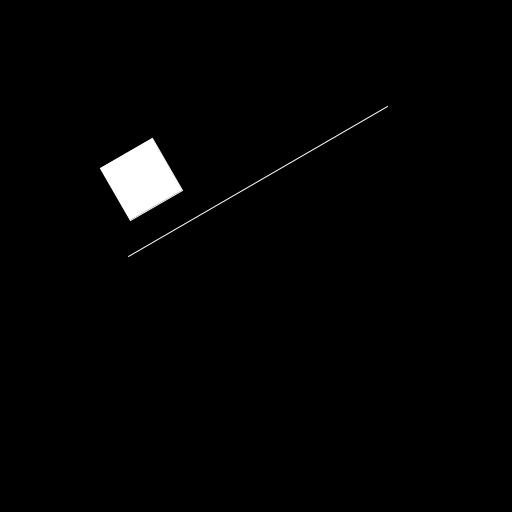
Frame 1 (no input)
Frame 60 (the mouse pressed at the canvas centre just before this capture): identical to frame 1, image omitted
Frame 120 (the mouse held since frame 60 and released just before this capture): identical to frame 1, image omitted

The Processing sketch that drew this single still picture (run headless with seeded random() and noise(); from frame 60 on, the mouse is pressed at the canvas centre):

// Processing sketch: exercise3_14
// ── exercise3_14.pde
InclinedPlain plain;
Box box;

void setup() {
    size(512, 512);
    plain = new InclinedPlain(300, -PI/6);
    box = new Box(300, -PI/6);
}

void draw() {
    background(0);
    plain.display();
    box.display();
}


// ── Box.pde
class Box{
    float x;
    float y;

    float mass;
    float a;
    float length;

    Box(float len, float angle){

        a = angle;
        length = len;
        mass = 20;

        x = (mass*3-length) + len*cos(angle);
        y = mass*3 + len*sin(angle);

        
    }

    void display(){
        stroke(255);
        fill(255);

        pushMatrix();
        translate(width/4, height/2);
        rotate(a);
        rect(x, y, mass*3, mass*3);
        
        popMatrix();
    }
}
// ── InclinedPlain.pde
class InclinedPlain{
    PVector location;
    float angle;

    float length;

    float x;
    float y;

    InclinedPlain(float len, float a){
        length = len;
        angle = a;
    }

    void display(){
        stroke(255);
        strokeWeight(1);

        x = length * cos(angle);
        y = length * sin(angle);

        pushMatrix();
        translate(width/4, height/2);
        line(0, 0, x, y);
        popMatrix();
        
    }
}
